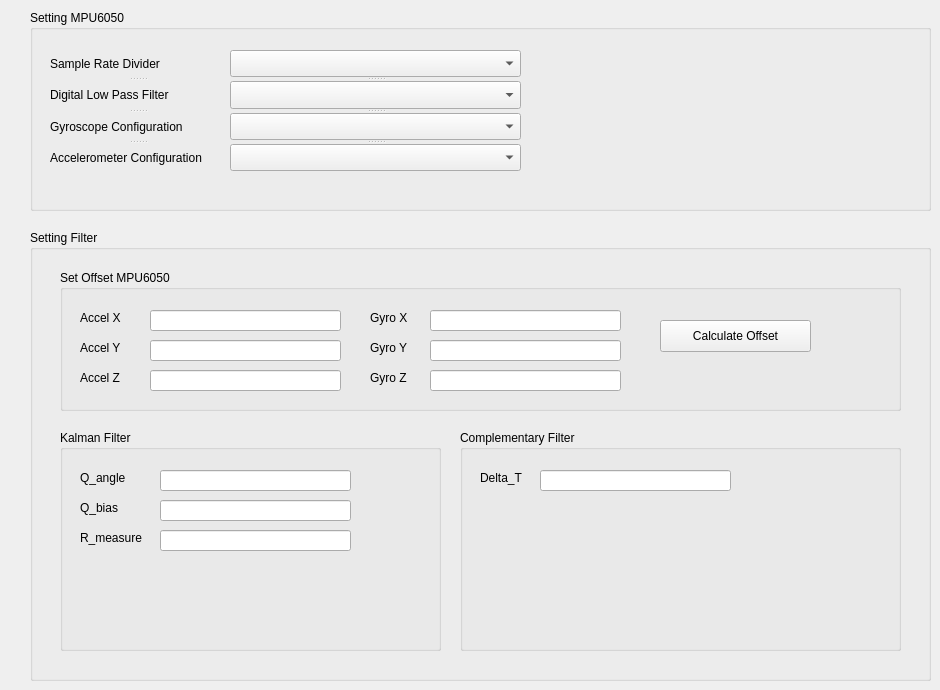
            <widget class="QWidget" name="tab_29">
             <attribute name="title">
              <string>MPU6050</string>
             </attribute>
             <widget class="QGroupBox" name="groupBox_53">
              <property name="geometry">
               <rect>
                <x>30</x>
                <y>10</y>
                <width>901</width>
                <height>201</height>
               </rect>
              </property>
              <property name="title">
               <string>Setting MPU6050</string>
              </property>
              <widget class="QSplitter" name="splitter_3">
               <property name="geometry">
                <rect>
                 <x>20</x>
                 <y>40</y>
                 <width>175</width>
                 <height>121</height>
                </rect>
               </property>
               <property name="orientation">
                <enum>Qt::Vertical</enum>
               </property>
               <widget class="QLabel" name="label_109">
                <property name="text">
                 <string>Sample Rate Divider</string>
                </property>
               </widget>
               <widget class="QLabel" name="label_102">
                <property name="text">
                 <string>Digital Low Pass Filter</string>
                </property>
               </widget>
               <widget class="QLabel" name="label_106">
                <property name="text">
                 <string>Gyroscope Configuration</string>
                </property>
               </widget>
               <widget class="QLabel" name="label_108">
                <property name="text">
                 <string>Accelerometer Configuration</string>
                </property>
               </widget>
              </widget>
              <widget class="QSplitter" name="splitter_4">
               <property name="geometry">
                <rect>
                 <x>200</x>
                 <y>40</y>
                 <width>291</width>
                 <height>121</height>
                </rect>
               </property>
               <property name="orientation">
                <enum>Qt::Vertical</enum>
               </property>
               <widget class="QComboBox" name="comboBox_4"/>
               <widget class="QComboBox" name="comboBox"/>
               <widget class="QComboBox" name="comboBox_2"/>
               <widget class="QComboBox" name="comboBox_3"/>
              </widget>
             </widget>
             <widget class="QGroupBox" name="groupBox_54">
              <property name="geometry">
               <rect>
                <x>30</x>
                <y>230</y>
                <width>901</width>
                <height>451</height>
               </rect>
              </property>
              <property name="title">
               <string>Setting Filter</string>
              </property>
              <widget class="QGroupBox" name="groupBox_55">
               <property name="geometry">
                <rect>
                 <x>30</x>
                 <y>40</y>
                 <width>841</width>
                 <height>141</height>
                </rect>
               </property>
               <property name="title">
                <string>Set Offset MPU6050</string>
               </property>
               <widget class="QLabel" name="label_110">
                <property name="geometry">
                 <rect>
                  <x>20</x>
                  <y>40</y>
                  <width>60</width>
                  <height>16</height>
                 </rect>
                </property>
                <property name="text">
                 <string>Accel X</string>
                </property>
               </widget>
               <widget class="QLabel" name="label_111">
                <property name="geometry">
                 <rect>
                  <x>20</x>
                  <y>70</y>
                  <width>60</width>
                  <height>16</height>
                 </rect>
                </property>
                <property name="text">
                 <string>Accel Y</string>
                </property>
               </widget>
               <widget class="QLabel" name="label_112">
                <property name="geometry">
                 <rect>
                  <x>20</x>
                  <y>100</y>
                  <width>60</width>
                  <height>16</height>
                 </rect>
                </property>
                <property name="text">
                 <string>Accel Z</string>
                </property>
               </widget>
               <widget class="QLabel" name="label_113">
                <property name="geometry">
                 <rect>
                  <x>310</x>
                  <y>40</y>
                  <width>60</width>
                  <height>16</height>
                 </rect>
                </property>
                <property name="text">
                 <string>Gyro X</string>
                </property>
               </widget>
               <widget class="QLabel" name="label_114">
                <property name="geometry">
                 <rect>
                  <x>310</x>
                  <y>70</y>
                  <width>60</width>
                  <height>16</height>
                 </rect>
                </property>
                <property name="text">
                 <string>Gyro Y</string>
                </property>
               </widget>
               <widget class="QLabel" name="label_115">
                <property name="geometry">
                 <rect>
                  <x>310</x>
                  <y>100</y>
                  <width>60</width>
                  <height>16</height>
                 </rect>
                </property>
                <property name="text">
                 <string>Gyro Z</string>
                </property>
               </widget>
               <widget class="QLineEdit" name="lineEdit">
                <property name="geometry">
                 <rect>
                  <x>90</x>
                  <y>40</y>
                  <width>191</width>
                  <height>21</height>
                 </rect>
                </property>
               </widget>
               <widget class="QLineEdit" name="lineEdit_2">
                <property name="geometry">
                 <rect>
                  <x>90</x>
                  <y>70</y>
                  <width>191</width>
                  <height>21</height>
                 </rect>
                </property>
               </widget>
               <widget class="QLineEdit" name="lineEdit_3">
                <property name="geometry">
                 <rect>
                  <x>90</x>
                  <y>100</y>
                  <width>191</width>
                  <height>21</height>
                 </rect>
                </property>
               </widget>
               <widget class="QLineEdit" name="lineEdit_4">
                <property name="geometry">
                 <rect>
                  <x>370</x>
                  <y>40</y>
                  <width>191</width>
                  <height>21</height>
                 </rect>
                </property>
               </widget>
               <widget class="QLineEdit" name="lineEdit_5">
                <property name="geometry">
                 <rect>
                  <x>370</x>
                  <y>70</y>
                  <width>191</width>
                  <height>21</height>
                 </rect>
                </property>
               </widget>
               <widget class="QLineEdit" name="lineEdit_6">
                <property name="geometry">
                 <rect>
                  <x>370</x>
                  <y>100</y>
                  <width>191</width>
                  <height>21</height>
                 </rect>
                </property>
               </widget>
               <widget class="QPushButton" name="pushButton">
                <property name="geometry">
                 <rect>
                  <x>600</x>
                  <y>50</y>
                  <width>151</width>
                  <height>32</height>
                 </rect>
                </property>
                <property name="text">
                 <string>Calculate Offset</string>
                </property>
               </widget>
              </widget>
              <widget class="QGroupBox" name="groupBox_56">
               <property name="geometry">
                <rect>
                 <x>30</x>
                 <y>200</y>
                 <width>381</width>
                 <height>221</height>
                </rect>
               </property>
               <property name="title">
                <string>Kalman Filter</string>
               </property>
               <widget class="QLabel" name="label_116">
                <property name="geometry">
                 <rect>
                  <x>20</x>
                  <y>40</y>
                  <width>71</width>
                  <height>16</height>
                 </rect>
                </property>
                <property name="text">
                 <string>Q_angle</string>
                </property>
               </widget>
               <widget class="QLabel" name="label_117">
                <property name="geometry">
                 <rect>
                  <x>20</x>
                  <y>70</y>
                  <width>71</width>
                  <height>16</height>
                 </rect>
                </property>
                <property name="text">
                 <string>Q_bias</string>
                </property>
               </widget>
               <widget class="QLabel" name="label_118">
                <property name="geometry">
                 <rect>
                  <x>20</x>
                  <y>100</y>
                  <width>71</width>
                  <height>16</height>
                 </rect>
                </property>
                <property name="text">
                 <string>R_measure</string>
                </property>
               </widget>
               <widget class="QLineEdit" name="lineEdit_7">
                <property name="geometry">
                 <rect>
                  <x>100</x>
                  <y>40</y>
                  <width>191</width>
                  <height>21</height>
                 </rect>
                </property>
               </widget>
               <widget class="QLineEdit" name="lineEdit_8">
                <property name="geometry">
                 <rect>
                  <x>100</x>
                  <y>70</y>
                  <width>191</width>
                  <height>21</height>
                 </rect>
                </property>
               </widget>
               <widget class="QLineEdit" name="lineEdit_9">
                <property name="geometry">
                 <rect>
                  <x>100</x>
                  <y>100</y>
                  <width>191</width>
                  <height>21</height>
                 </rect>
                </property>
               </widget>
              </widget>
              <widget class="QGroupBox" name="groupBox_57">
               <property name="geometry">
                <rect>
                 <x>430</x>
                 <y>200</y>
                 <width>441</width>
                 <height>221</height>
                </rect>
               </property>
               <property name="title">
                <string>Complementary Filter</string>
               </property>
               <widget class="QLabel" name="label_119">
                <property name="geometry">
                 <rect>
                  <x>20</x>
                  <y>40</y>
                  <width>60</width>
                  <height>16</height>
                 </rect>
                </property>
                <property name="text">
                 <string>Delta_T</string>
                </property>
               </widget>
               <widget class="QLineEdit" name="lineEdit_10">
                <property name="geometry">
                 <rect>
                  <x>80</x>
                  <y>40</y>
                  <width>191</width>
                  <height>21</height>
                 </rect>
                </property>
               </widget>
              </widget>
             </widget>
            </widget>
